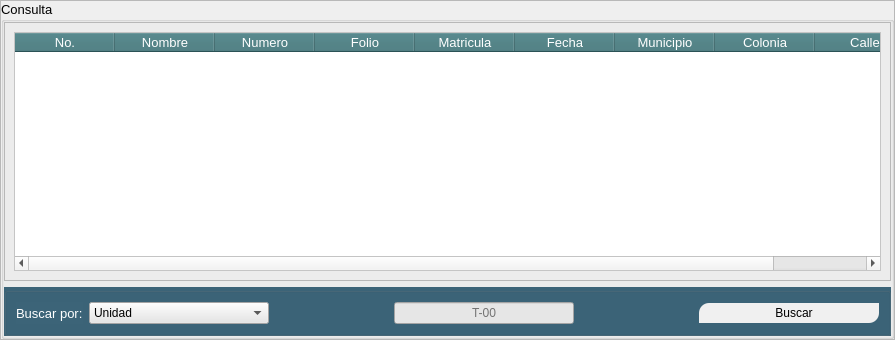
               <widget class="QFrame" name="frame_10">
                <property name="frameShape">
                 <enum>QFrame::StyledPanel</enum>
                </property>
                <property name="frameShadow">
                 <enum>QFrame::Raised</enum>
                </property>
                <layout class="QGridLayout" name="gridLayout_4">
                 <property name="leftMargin">
                  <number>0</number>
                 </property>
                 <property name="topMargin">
                  <number>0</number>
                 </property>
                 <property name="rightMargin">
                  <number>0</number>
                 </property>
                 <property name="bottomMargin">
                  <number>0</number>
                 </property>
                 <property name="spacing">
                  <number>0</number>
                 </property>
                 <item row="0" column="0">
                  <widget class="QGroupBox" name="groupBox_9">
                   <property name="font">
                    <font>
                     <pointsize>10</pointsize>
                    </font>
                   </property>
                   <property name="title">
                    <string>Consulta</string>
                   </property>
                   <layout class="QVBoxLayout" name="verticalLayout_7">
                    <property name="spacing">
                     <number>6</number>
                    </property>
                    <property name="leftMargin">
                     <number>0</number>
                    </property>
                    <property name="topMargin">
                     <number>0</number>
                    </property>
                    <property name="rightMargin">
                     <number>0</number>
                    </property>
                    <property name="bottomMargin">
                     <number>0</number>
                    </property>
                    <item>
                     <widget class="QFrame" name="frame_11">
                      <property name="frameShape">
                       <enum>QFrame::StyledPanel</enum>
                      </property>
                      <property name="frameShadow">
                       <enum>QFrame::Raised</enum>
                      </property>
                      <layout class="QGridLayout" name="gridLayout_5">
                       <property name="leftMargin">
                        <number>9</number>
                       </property>
                       <property name="topMargin">
                        <number>9</number>
                       </property>
                       <property name="rightMargin">
                        <number>9</number>
                       </property>
                       <property name="bottomMargin">
                        <number>9</number>
                       </property>
                       <property name="spacing">
                        <number>6</number>
                       </property>
                       <item row="0" column="0">
                        <widget class="QTableWidget" name="tabla_conductores">
                         <property name="minimumSize">
                          <size>
                           <width>0</width>
                           <height>239</height>
                          </size>
                         </property>
                         <property name="styleSheet">
                          <string notr="true">QTableWidget{
	background-color: rgb(255, 255, 255);
	color: rgb(0, 0, 0);
}
QHeaderView::section{
	background-color: rgb(60, 115, 120);
	color: rgb(255, 255, 255);
	font-size:10pt;
}</string>
                         </property>
                         <column>
                          <property name="text">
                           <string>No.</string>
                          </property>
                         </column>
                         <column>
                          <property name="text">
                           <string>Nombre</string>
                          </property>
                         </column>
                         <column>
                          <property name="text">
                           <string>Numero</string>
                          </property>
                         </column>
                         <column>
                          <property name="text">
                           <string>Folio</string>
                          </property>
                         </column>
                         <column>
                          <property name="text">
                           <string>Matricula</string>
                          </property>
                         </column>
                         <column>
                          <property name="text">
                           <string>Fecha</string>
                          </property>
                         </column>
                         <column>
                          <property name="text">
                           <string>Municipio</string>
                          </property>
                         </column>
                         <column>
                          <property name="text">
                           <string>Colonia</string>
                          </property>
                         </column>
                         <column>
                          <property name="text">
                           <string>Calle</string>
                          </property>
                         </column>
                        </widget>
                       </item>
                      </layout>
                     </widget>
                    </item>
                    <item>
                     <widget class="QGroupBox" name="groupBox_10">
                      <property name="minimumSize">
                       <size>
                        <width>0</width>
                        <height>40</height>
                       </size>
                      </property>
                      <property name="styleSheet">
                       <string notr="true">background-color: rgb(60, 100, 120);</string>
                      </property>
                      <property name="title">
                       <string/>
                      </property>
                      <layout class="QHBoxLayout" name="horizontalLayout_10">
                       <item>
                        <widget class="QLabel" name="label_37">
                         <property name="font">
                          <font>
                           <pointsize>10</pointsize>
                          </font>
                         </property>
                         <property name="styleSheet">
                          <string notr="true">color: rgb(255, 255, 255);</string>
                         </property>
                         <property name="text">
                          <string>Buscar por:</string>
                         </property>
                        </widget>
                       </item>
                       <item>
                        <widget class="QComboBox" name="cbx_buscar_conductor">
                         <property name="minimumSize">
                          <size>
                           <width>180</width>
                           <height>0</height>
                          </size>
                         </property>
                         <property name="styleSheet">
                          <string notr="true">background-color: rgb(230, 230, 230);</string>
                         </property>
                         <item>
                          <property name="text">
                           <string>Unidad</string>
                          </property>
                         </item>
                         <item>
                          <property name="text">
                           <string>ID</string>
                          </property>
                         </item>
                         <item>
                          <property name="text">
                           <string>Nombre</string>
                          </property>
                         </item>
                        </widget>
                       </item>
                       <item>
                        <spacer name="horizontalSpacer_12">
                         <property name="orientation">
                          <enum>Qt::Horizontal</enum>
                         </property>
                         <property name="sizeHint" stdset="0">
                          <size>
                           <width>119</width>
                           <height>18</height>
                          </size>
                         </property>
                        </spacer>
                       </item>
                       <item>
                        <widget class="QLineEdit" name="ledt_buscar_conductor">
                         <property name="minimumSize">
                          <size>
                           <width>180</width>
                           <height>0</height>
                          </size>
                         </property>
                         <property name="styleSheet">
                          <string notr="true">background-color: rgb(230, 230, 230);</string>
                         </property>
                         <property name="alignment">
                          <set>Qt::AlignCenter</set>
                         </property>
                         <property name="placeholderText">
                          <string>T-00</string>
                         </property>
                        </widget>
                       </item>
                       <item>
                        <spacer name="horizontalSpacer_13">
                         <property name="orientation">
                          <enum>Qt::Horizontal</enum>
                         </property>
                         <property name="sizeHint" stdset="0">
                          <size>
                           <width>119</width>
                           <height>18</height>
                          </size>
                         </property>
                        </spacer>
                       </item>
                       <item>
                        <widget class="QPushButton" name="btn_buscar_conductor">
                         <property name="minimumSize">
                          <size>
                           <width>180</width>
                           <height>20</height>
                          </size>
                         </property>
                         <property name="layoutDirection">
                          <enum>Qt::LeftToRight</enum>
                         </property>
                         <property name="styleSheet">
                          <string notr="true">QPushButton{
	border-top-left-radius:10px;
	border-bottom-right-radius:10px;
	
	background-color: rgb(240, 240, 240);
}
QPushButton:hover{
	background-color: rgb(205, 205, 205);
}
</string>
                         </property>
                         <property name="text">
                          <string>   Buscar</string>
                         </property>
                         <property name="icon">
                          <iconset>
                           <normaloff>images/751381.png</normaloff>images/751381.png</iconset>
                         </property>
                        </widget>
                       </item>
                      </layout>
                     </widget>
                    </item>
                   </layout>
                  </widget>
                 </item>
                </layout>
               </widget>
